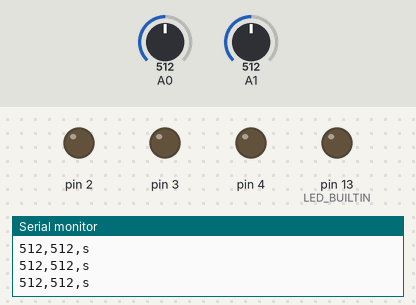
This sketch was run on a simulated Arduino Uno, built with avr-gcc and run on an emulated ATmega328P. Parts: output pins drawn as LEDs (lit = HIGH), the last lines printed to the serial monitor. The test bench sets the inputs (shaded band); at power-on: A0 = 512, A1 = 512. Pins used as bus, display or sensor lines are not drawn.

Above: at 1.2 s.
1.3 s: A0 set to 683
2.8 s: A0 set to 710
At 3.9 s:
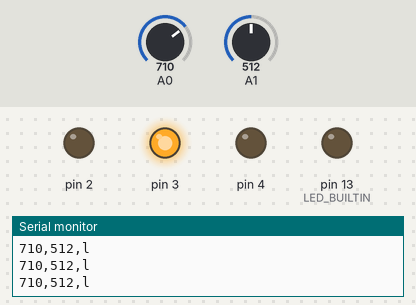
4.3 s: A1 set to 691
7.3 s: A1 set to 715
At 8.4 s:
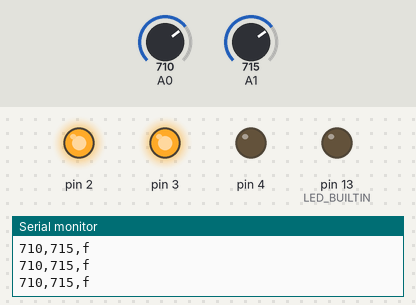
8.8 s: A0 set to 690
At 9.5 s:
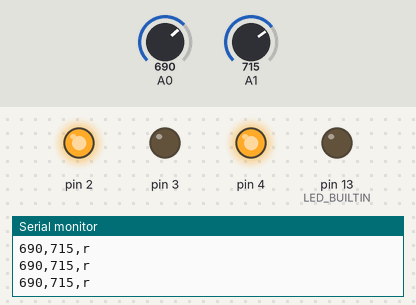
10.3 s: A0 set to 716
At 11.0 s:
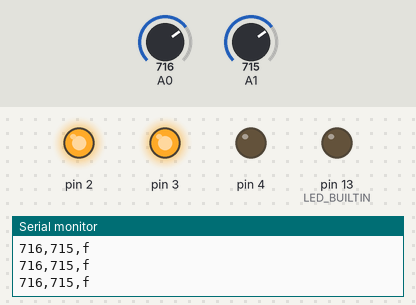
Timing chart, 0 to 13.3 s (numbered marks = the images above; inputs shaded):
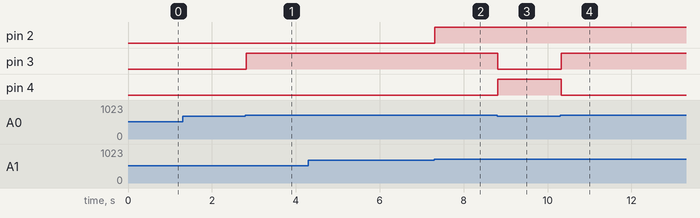

Measured:
- the behaviour switches between 700 and 701 on A0 (found by bisection; images 0 and 1)
- the behaviour switches between 700 and 701 on A1 (found by bisection; images 1 and 2)
- after the input at 2.8 s, pin 3: LOW → HIGH at once
- after the input at 7.3 s, pin 2: LOW → HIGH at once
- after the input at 8.8 s, pin 3: HIGH → LOW at once; pin 4: LOW → HIGH at once
- after the input at 10.3 s, pin 3: LOW → HIGH at once; pin 4: HIGH → LOW at once

The sketch:

fantastic_jaban1.ino
```cpp
// C++ code
//
char x = 's';

void setup()
{
  pinMode(LED_BUILTIN, OUTPUT);
  pinMode(1,OUTPUT);
  pinMode(2,OUTPUT);
  pinMode(3,OUTPUT);
  pinMode(4,OUTPUT);
  pinMode(A0,INPUT);
  Serial.begin(9600);
}

void loop()
{
  if(analogRead(A0)>700&&analogRead(A1)>700){
	x='f';
  }
  if(analogRead(A0)>700&&analogRead(A1)<700)
    x='l';
  if(analogRead(A0)<700&&analogRead(A1)>700)
    x='r';
  if(analogRead(A0)<700&&analogRead(A1)<700)
    x='s';
  Serial.print(analogRead(A0));
  Serial.print(",");
  Serial.print(analogRead(A1));
  Serial.print(",");
  Serial.print(x);
  Serial.println();


  if(x=='l'){//Left
  	digitalWrite(1,HIGH);
    digitalWrite(2,LOW);
    digitalWrite(3,HIGH);
    digitalWrite(4,LOW);
  }
  if(x=='f'){//FWD
    digitalWrite(1,LOW);
    digitalWrite(2,HIGH);
    digitalWrite(3,HIGH);
    digitalWrite(4,LOW);
  }
  if(x=='r'){//right
    digitalWrite(1,LOW);
    digitalWrite(2,HIGH);
    digitalWrite(3,LOW);
    digitalWrite(4,HIGH);
  }
  if(x=='s'){//Rev
    digitalWrite(1,LOW);
    digitalWrite(2,LOW);
    digitalWrite(3,LOW);
    digitalWrite(4,LOW);
  }
}
```
